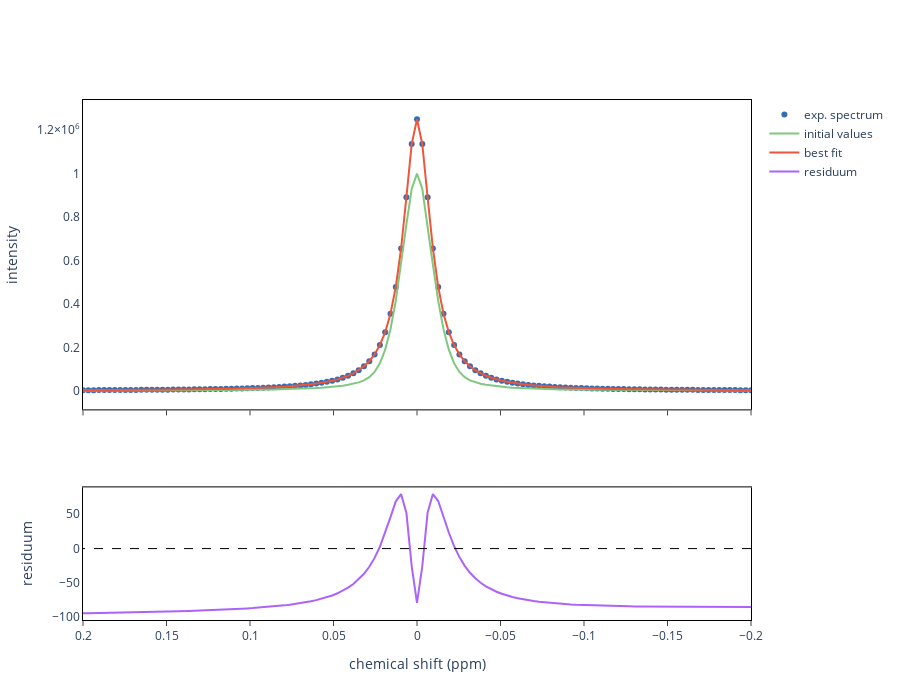

The notebook cell this image was saved under:
### Markdown cell above
Fitting results can be viewed using the plot method with fit=True.

### Code cell
fig = sp.plot(ini=True, fit=True)
fig.update_layout(autosize=False, width=900, height=700)
fig.show()
